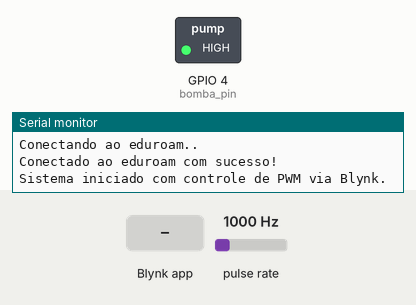
Simulated run of this sketch. Board: ESP32. On the bench: switched loads named in the sketch (green lamp = pin HIGH), the last lines printed to the serial monitor. Wiring (inferred from the names in the program): pulse sensor: data GPIO 2. Inputs (shaded band) come from the test bench; at power-on: pulse rate 1000 Hz. WiFi joins after 1.5 s; servers stay silent unless stated.

Above: at 3.2 s.
3.3 s: Blynk app writes 0 to V1
At 3.8 s:
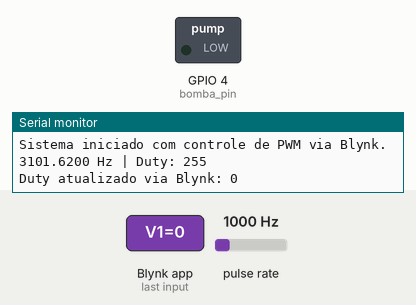
4.8 s: Blynk app writes 200 to V1
At 6.2 s:
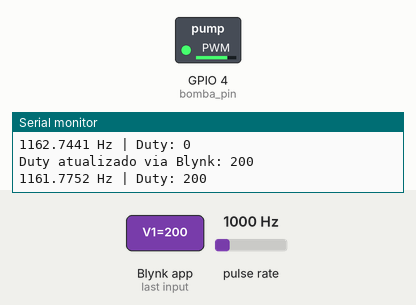
Timing chart, 0 to 7.8 s (numbered marks = the images above; inputs shaded):
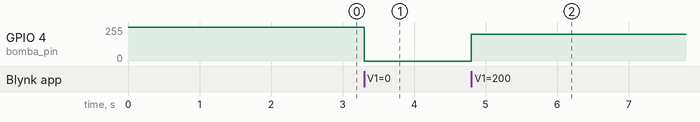

The sketch:

WFC_Esp32_PWM.ino
```cpp
// Definições obrigatórias do Blynk:

// ID e nome do template e o token de autenticação (gerados na plataforma Blynk)

#define BLYNK_TEMPLATE_ID "TMPL2K4g5WGzp"

#define BLYNK_TEMPLATE_NAME "Intrumentação"

#define BLYNK_AUTH_TOKEN "eTSoYY5az-Npzi_8CJhGmIG8Tog5r6eI"


// Habilita os prints do Blynk no Monitor Serial (útil para depuração)

#define BLYNK_PRINT Serial


// Bibliotecas essenciais para conexão Wi-Fi com o ESP32 e para uso do Blynk

#include <WiFi.h>

#include <esp_wpa2.h>               // Biblioteca necessária para autenticação WPA2-Enterprise (como o eduroam)

#include <BlynkSimpleEsp32.h>       // Biblioteca específica para ESP32 se comunicar com o Blynk


// Credenciais para conexão ao Wi-Fi eduroam (WPA2-Enterprise)

const char* ssid = "INSERIR SSID";

const char* username = "INSERIR NOME DE USUÁRIO";

const char* password = "INSERIR SENHA";


// Inicializa o temporizador do Blynk (permite chamadas periódicas de funções)

BlynkTimer timer;

// Definição dos pinos

const int sensor_pin = 2;    // Pino de entrada conectado ao sensor de fluxo

const int bomba_pin = 4;     // Pino de saída para controle da bomba via PWM


// Configurações do sinal PWM para controlar a bomba

const int canal_pwm = 0;     // Canal 0 do PWM do ESP32

const int freq_pwm = 5000;   // Frequência do PWM em Hz (5kHz)

const int resolucao = 8;     // Resolução de 8 bits (valores de 0 a 255)

int duty = 255;              // Duty cycle inicial em 100% (255)


// Fator de calibração baseado em testes e datasheet do sensor de fluxo

const float FATOR_CALIBRACAO = 8.6;  // Pulsos por L/min

// Variáveis usadas para contabilizar pulsos sem acumular pulsos duplos

volatile int pulsos = 0;                 // Contador de pulsos

volatile unsigned long lastDebounceTime = 0;  // Armazena o tempo do último pulso válido

const unsigned long debounceDelay = 120;      // Tempo mínimo entre pulsos (em microssegundos)

// Função de interrupção que conta os pulsos do sensor de fluxo de água

// A cada pulso (queda de borda no pino), verificamos se passou o tempo de debounce e incrementamos o contador

void IRAM_ATTR pulso_in() {

  unsigned long agora = micros();  // Tempo atual em microssegundos

  if ((agora - lastDebounceTime) > debounceDelay) {

    pulsos++;

    lastDebounceTime = agora;

  }

}
// Função chamada automaticamente a cada 1.2 segundos para calcular e enviar os dados de vazão ao app do Blynk

void enviarDadosFluxo() {

  // Desativa interrupções temporariamente para evitar conflito na leitura da variável pulsos

  noInterrupts();

  int pulsosLidos = pulsos;

  pulsos = 0;  // Zera o contador para a próxima leitura

   interrupts();


  // Calcula a frequência de pulsos por segundo (1.2s equivale a fator 0.8333)

  double pulsos_intervalo = pulsosLidos * 0.8333;


  // Calcula o fluxo em L/min usando o fator de calibração

  double fluxo = pulsos_intervalo / FATOR_CALIBRACAO;


  // Calcula a frequência teórica (Hz) do sensor com base no fluxo (datasheet: F = 10 * Q)

  double freq = fluxo * 10;


  // Envia os dados via serial (para depuração)

  Serial.print(freq, 4);

  Serial.print(" Hz | Duty: ");

  Serial.println(duty);


  // Envia os valores para o app do Blynk nos pinos virtuais V0 e V2

  Blynk.virtualWrite(V0, freq);   // Frequência em Hz

  Blynk.virtualWrite(V2, fluxo);  // Vazão em L/min

}


// Função chamada automaticamente sempre que o Slider virtual V1 (no app Blynk) for ajustado

// Atualiza o duty cycle do PWM com o novo valor vindo do app

BLYNK_WRITE(V1) {

  int novo_duty = param.asInt();  // Lê o valor do slider

  if (novo_duty >= 0 && novo_duty <= 255) { // Confere se está dentro da resolução configurada

    duty = novo_duty;

    ledcWrite(canal_pwm, duty);   // Aplica o novo duty PWM à bomba

    Serial.print("Duty atualizado via Blynk: ");

    Serial.println(duty);

  }

}

// Função para autenticar e conectar ao Wi-Fi eduroam (WPA2-Enterprise)

void setupEduroam() {

  WiFi.disconnect(true);        // Desconecta de redes anteriores

  WiFi.mode(WIFI_STA);          // Coloca o ESP32 no modo Station (cliente)

  esp_wifi_sta_wpa2_ent_enable();  // Habilita WPA2-Enterprise


  // Define credenciais de autenticação do eduroam (identity e senha)

  esp_wifi_sta_wpa2_ent_set_identity((uint8_t *)username, strlen(username));

  esp_wifi_sta_wpa2_ent_set_username((uint8_t *)username, strlen(username));

  esp_wifi_sta_wpa2_ent_set_password((uint8_t *)password, strlen(password));


  WiFi.begin(ssid);  // Inicia a conexão com o Wi-Fi


  // Espera até a conexão ser estabelecida

  Serial.print("Conectando ao eduroam");

  while (WiFi.status() != WL_CONNECTED) {

    Serial.print(".");

    delay(1000);  // Espera 1 segundo entre tentativas

  }

  Serial.println("\nConectado ao eduroam com sucesso!");

}
// Função principal de configuração, chamada uma única vez ao iniciar o programa

void setup() {

  Serial.begin(115200);  // Inicia comunicação serial para debug


  // Inicializa o PWM na bomba

  ledcSetup(canal_pwm, freq_pwm, resolucao);

  ledcAttachPin(bomba_pin, canal_pwm);

  ledcWrite(canal_pwm, duty);  // Aplica o duty inicial


  // Configura o sensor de fluxo como entrada com resistor de pull-up interno

  pinMode(sensor_pin, INPUT_PULLUP);

  attachInterrupt(digitalPinToInterrupt(sensor_pin), pulso_in, FALLING);  // Configura o pino do sensor para ser lido por interrupção por borda de descida


  // Conecta ao Wi-Fi eduroam usando WPA2-Enterprise

  setupEduroam();


  // Conecta ao servidor Blynk com o token definido anteriormente

  Blynk.config(BLYNK_AUTH_TOKEN);


  // Configura o timer para executar a função de envio de dados a cada 1.2s

  timer.setInterval(1200L, enviarDadosFluxo);

  Serial.println("Sistema iniciado com controle de PWM via Blynk.");

}

// Loop principal que roda continuamente após o setup

void loop() {

  Blynk.run();   // Mantém a conexão com o Blynk ativa e trata eventos

  timer.run();   // Executa funções agendadas com o timer (como envio dos dados)

}
 
```

Measured:
- after the input at 3.3 s, GPIO 4 (bomba_pin): 255/255 → 0/255 at once
- after the input at 4.8 s, GPIO 4 (bomba_pin): 0/255 → 199/255 at once
